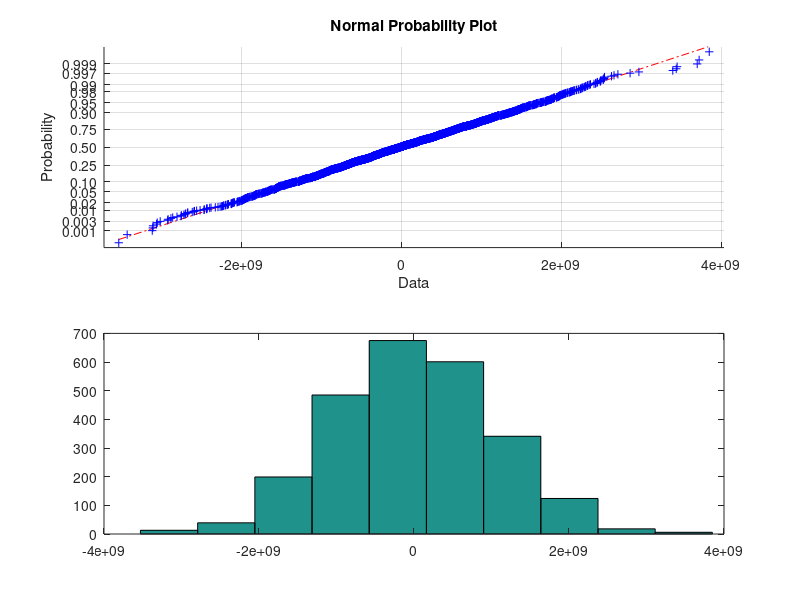

MATLAB code to generate this figure:
clc; clear all;
load poly.mat

 %plot(x1,y1)
 
 d = repelem(1,length(x1));
 
 X = [d', x1, x1.^2,x1.^3];
 
 beta_hat = regress(y1,X)

  c = repelem(1,length(x2));
 
 D = [c', x2, x2.^2,x2.^3];
 
 beta_hat2 = regress(y2,D)
 
 g = repelem(1,length(x3));
 
 R = [g', x3, x3.^2,x3.^3];
 
beta_hat3 = regress(y3,R) 
 
res = R*beta_hat3 - y3;
subplot(211), normplot(res)
subplot(212), hist(res)

% normalfördelening
% normalförldening 
% normalfördelning 

% residualen är Ek i regresionnsformlen 

% residualen är normalfördelad
 % plot(x3,y3)